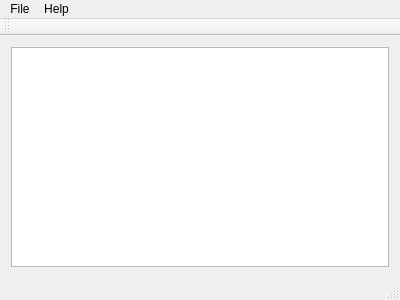
<?xml version="1.0" encoding="UTF-8"?>
<ui version="4.0">
 <class>MainWindow</class>
 <widget class="QMainWindow" name="MainWindow">
  <property name="geometry">
   <rect>
    <x>0</x>
    <y>0</y>
    <width>400</width>
    <height>300</height>
   </rect>
  </property>
  <property name="windowTitle">
   <string>MainWindow</string>
  </property>
  <widget class="QWidget" name="centralWidget">
   <layout class="QVBoxLayout" name="verticalLayout">
    <item>
     <widget class="QTableWidget" name="tableWidget"/>
    </item>
   </layout>
  </widget>
  <widget class="QMenuBar" name="menuBar">
   <property name="geometry">
    <rect>
     <x>0</x>
     <y>0</y>
     <width>400</width>
     <height>19</height>
    </rect>
   </property>
   <widget class="QMenu" name="menuFile">
    <property name="title">
     <string>File</string>
    </property>
    <addaction name="actionAdd_torrent"/>
    <addaction name="actionCreate_torrent"/>
    <addaction name="actionExit"/>
   </widget>
   <widget class="QMenu" name="menuHelp">
    <property name="title">
     <string>Help</string>
    </property>
    <addaction name="actionAbout_Qt"/>
    <addaction name="actionAbout"/>
   </widget>
   <addaction name="menuFile"/>
   <addaction name="menuHelp"/>
  </widget>
  <widget class="QToolBar" name="mainToolBar">
   <attribute name="toolBarArea">
    <enum>TopToolBarArea</enum>
   </attribute>
   <attribute name="toolBarBreak">
    <bool>false</bool>
   </attribute>
  </widget>
  <widget class="QStatusBar" name="statusBar"/>
  <action name="actionAdd_torrent">
   <property name="text">
    <string>Add torrent</string>
   </property>
  </action>
  <action name="actionCreate_torrent">
   <property name="text">
    <string>Create torrent</string>
   </property>
  </action>
  <action name="actionExit">
   <property name="text">
    <string>Exit</string>
   </property>
  </action>
  <action name="actionAbout_Qt">
   <property name="text">
    <string>About Qt</string>
   </property>
  </action>
  <action name="actionAbout">
   <property name="text">
    <string>About</string>
   </property>
  </action>
 </widget>
 <layoutdefault spacing="6" margin="11"/>
 <resources/>
 <connections/>
</ui>
